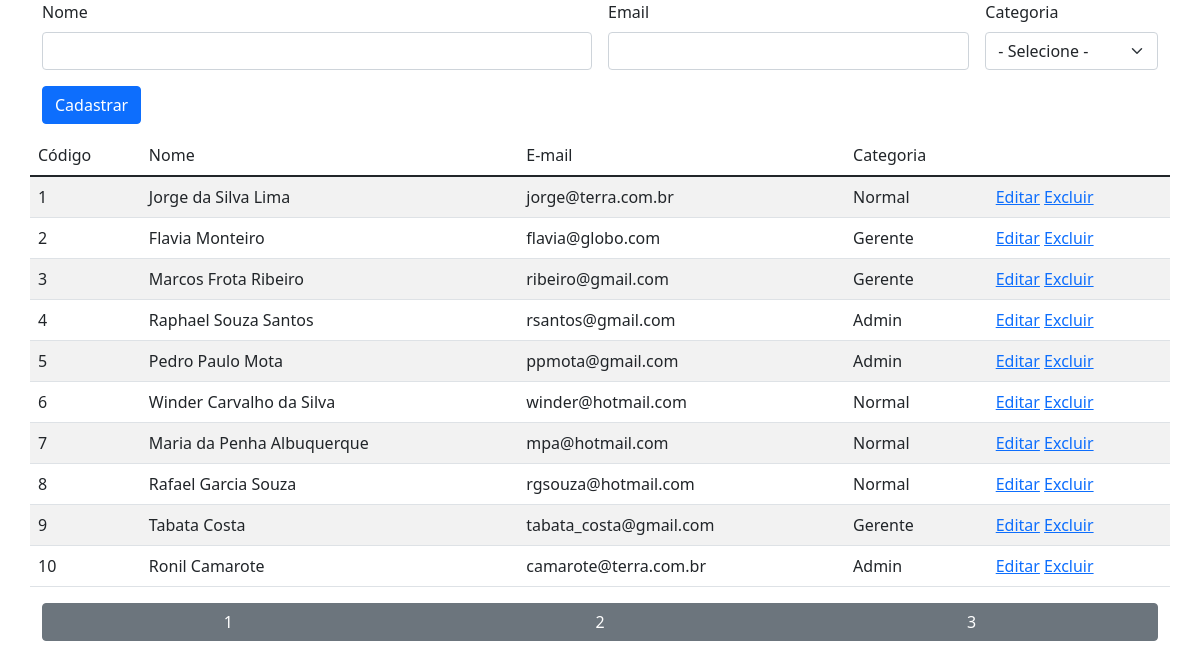
The page / on the database its author committed.
### tables this page shows
CREATE TABLE IF NOT EXISTS `pessoas` (
  `codigo` int(11) NOT NULL AUTO_INCREMENT,
  `nome` varchar(200) NOT NULL,
  `email` varchar(100) NOT NULL,
  `categoria_id` int(11) NOT NULL,
  PRIMARY KEY (`codigo`),
  KEY `categoria_id` (`categoria_id`)
);

CREATE TABLE IF NOT EXISTS `categoria` (
  `codigo` int(11) NOT NULL AUTO_INCREMENT,
  `nome` varchar(100) NOT NULL,
  PRIMARY KEY (`codigo`)
);

### api/classes/Conexao.php (called while the page is built, shortened)
<?php
class Conexao {
    private $conexao;
    public function __construct($host, $user, $pass, $db) {
        $this->host = $host;
        $this->user = $user;
        $this->pass = $pass;
        $this->db = $db;
        $this->conexao = new mysqli($this->host, $this->user, $this->pass, $this->db);
    }
    public function getConexao() {
        return $this->conexao;
    }
}

### api/functions.php (called while the page is built, shortened)
<?php
    include "classes/Conexao.php";
    function ListarPessoas() {
        $res = $GLOBALS["con"]->getConexao()->query("SELECT p.*, c.nome AS 'categoria_nome' FROM pessoas p, categoria c WHERE p.categoria_id = c.codigo ORDER BY p.codigo ASC");
        if ($res) {
            $pessoas = $res->fetch_all(MYSQLI_ASSOC);
            return $pessoas;
        } else {
            return array("erro" => "Erro: " . mysqli_error($GLOBALS["con"]->getConexao()));
        }
    }

### index.php (the view, shortened to what this page needs)
<!DOCTYPE html>
<html>
    <head>
        <link rel="stylesheet" href="source/css/estilo.css"/>
    </head>
    <body>
        <div class="container">
            <?php include 'api/functions.php' ?>
            <form action="../teste-athenas/" class="row g-3" method="post">
                <div class="col-6">
                    <label for="nomeUsuario" class="form-label">Nome</label>
                    <input type="text" class="form-control" name="nome" value="<?php echo (isset($_GET["cod_pessoa"])) ? ListarPessoa($_GET["cod_pessoa"])[0]["nome"] : "" ?>" required>
                </div>
                <div class="col-4">
                    <label for="emailUsuario" class="form-label">Email</label>
                    <input type="email" class="form-control" name="email" value="<?php echo (isset($_GET["cod_pessoa"])) ? ListarPessoa($_GET["cod_pessoa"])[0]["email"] : "" ?>" required>
                </div>
                <div class="col-2">
                    <label for="inputState" class="form-label">Categoria</label>
                    <select class="form-select" name="categoria" required>
                        <option value="" selected> - Selecione - </option>
                    </select>
                </div>
                <div class="col-12">
                    <?php
                        if (isset($_GET["cod_pessoa"])) {
                            ?>
                            <input type="hidden" name="pessoa_cod" value="<?php echo $_GET["cod_pessoa"] ?>">
                            <button type="submit" class="btn btn-primary" name="atualizar_pessoa">Atualizar</button>
                            <?php
                        } else {
                            ?> <button type="submit" class="btn btn-primary" name="cadastrar_pessoa">Cadastrar</button> <?php
                        }
                    ?>
                </div>
            </form>
        </div>
        <div class="container">
            <div class="row">
                <table class="table table-striped table-hover col-12">
                    <thead>
                        <tr>
                            <td>Código</td>
                            <td>Nome</td>
                            <td>E-mail</td>
                            <td>Categoria</td>
                            <td></td>
                        </tr>
                    </thead>
                    <tbody>
                        <?php
                            $pessoas = ListarPessoas();
                            $pagina = (isset($_GET["pagina"])) ? $_GET["pagina"] - 1 : 0;
                            $pessoas_pag = array_chunk($pessoas, (isset($_GET["qtd"])) ? $_GET["qtd"] : 10);
                            foreach ($pessoas_pag[$pagina] as $key => $pessoa) {
                                ?>
                                    <tr>
                                        <td><?php echo $pessoa["codigo"]; ?></td>
                                        <td><?php echo $pessoa["nome"]; ?></td>
                                        <td><?php echo $pessoa["email"]; ?></td>
                                        <td><?php echo $pessoa["categoria_nome"]; ?></td>
                                        <td>
                                            <a href="../teste-athenas?cod_pessoa=<?php echo $pessoa["codigo"]; ?>">Editar</a>
                                            <a href="../teste-athenas?excluir_pessoa=<?php echo $pessoa["codigo"]; ?>">Excluir</a>
                                        </td>
                                    </tr>
                                <?php
                            }
                        ?>
                    </tbody>
                </table>
                <div class="btn-group" role="group" aria-label="Basic example">
                    <?php
                        $nr_buttons = ceil(count($pessoas) / ((isset($_GET["qtd"])) ? $_GET["qtd"] : 10));
                        for ($i = 1; $i <= $nr_buttons; $i++) {
                            ?> <a class="btn btn-secondary" href="../teste-athenas?pagina=<?php echo $i ?>"><?php echo $i ?></a> <?php
                        }
                    ?>
                </div>
            </div>
        </div>
    </body>
</html>

### source/css/estilo.css (style rules this page uses)
.table { margin-top: 1%; }

### rows shown on the page
pessoas: codigo "1", nome "Jorge da Silva Lima", email "jorge@terra.com.br", categoria.nome "Normal"
pessoas: codigo "2", nome "Flavia Monteiro", email "flavia@globo.com", categoria.nome "Gerente"
pessoas: codigo "3", nome "Marcos Frota Ribeiro", email "ribeiro@gmail.com", categoria.nome "Gerente"
pessoas: codigo "4", nome "Raphael Souza Santos", email "rsantos@gmail.com", categoria.nome "Admin"
pessoas: codigo "5", nome "Pedro Paulo Mota", email "ppmota@gmail.com", categoria.nome "Admin"
pessoas: codigo "6", nome "Winder Carvalho da Silva", email "winder@hotmail.com", categoria.nome "Normal"
pessoas: codigo "7", nome "Maria da Penha Albuquerque", email "mpa@hotmail.com", categoria.nome "Normal"
pessoas: codigo "8", nome "Rafael Garcia Souza", email "rgsouza@hotmail.com", categoria.nome "Normal"
pessoas: codigo "9", nome "Tabata Costa", email "tabata_costa@gmail.com", categoria.nome "Gerente"
pessoas: codigo "10", nome "Ronil Camarote", email "camarote@terra.com.br", categoria.nome "Admin"
